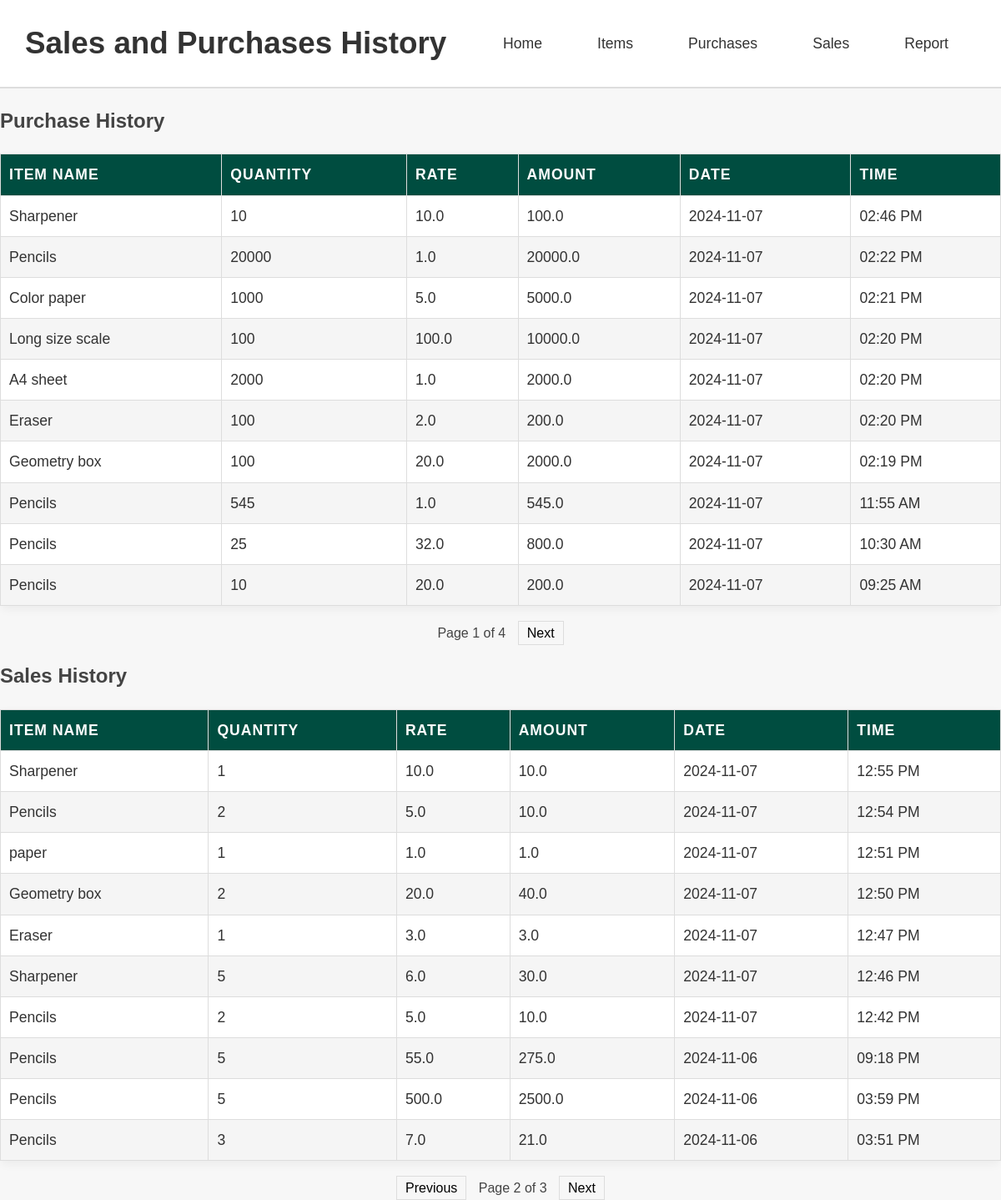
Page /report?sales_page=2&purchases_page=1 on the committed database.
### app.py (models this page shows)
class Item(db.Model):
    id = db.Column(db.Integer, primary_key=True)
    name = db.Column(db.String(100), nullable=False)
    price = db.Column(db.Float, nullable=False)
    qty = db.Column(db.Integer, default=0)
    purchases = relationship('Purchase', backref='item', cascade='all, delete-orphan')

class Purchase(db.Model):
    id = db.Column(db.Integer, primary_key=True)
    timestamp = db.Column(db.DateTime, default=datetime.utcnow)
    item_id = db.Column(db.Integer, ForeignKey('item.id', ondelete='SET NULL'), nullable=True)
    qty = db.Column(db.Integer, nullable=False)
    rate = db.Column(db.Float, nullable=False)
    amount = db.Column(db.Float, nullable=False)

class Sale(db.Model):
    id = db.Column(db.Integer, primary_key=True)
    timestamp = db.Column(db.DateTime, default=datetime.utcnow)
    item_id = db.Column(db.Integer, db.ForeignKey('item.id'), nullable=False)
    qty = db.Column(db.Integer, nullable=False)
    rate = db.Column(db.Float, nullable=False)
    amount = db.Column(db.Float, nullable=False)
    item = db.relationship('Item', backref='sales')

### app.py (the view)
@app.route('/report')
def report():
    ist = pytz.timezone('Asia/Kolkata')
    per_page = 10  # Records per page (can be adjusted)
    purchases_page = request.args.get('purchases_page', 1, type=int)
    sales_page = request.args.get('sales_page', 1, type=int)
    purchases_paginated = Purchase.query.order_by(Purchase.timestamp.desc()).paginate(page=purchases_page, per_page=per_page, error_out=False)
    sales_paginated = Sale.query.order_by(Sale.timestamp.desc()).paginate(page=sales_page, per_page=per_page, error_out=False)
    purchases_with_details = [{
        'item_name': purchase.item.name,
        'qty': purchase.qty,
        'rate': purchase.rate,
        'amount': purchase.amount,
        'date': purchase.timestamp.astimezone(ist).strftime('%Y-%m-%d'),
        'time': purchase.timestamp.astimezone(ist).strftime('%I:%M %p')
    } for purchase in purchases_paginated.items]
    sales_with_details = [{
        'item_name': sale.item.name,
        'qty': sale.qty,
        'rate': sale.rate,
        'amount': sale.amount,
        'date': sale.timestamp.astimezone(ist).strftime('%Y-%m-%d'),
        'time': sale.timestamp.astimezone(ist).strftime('%I:%M %p')
    } for sale in sales_paginated.items]
    return render_template('report.html',
                           purchases=purchases_with_details,
                           sales=sales_with_details,
                           purchases_pagination=purchases_paginated,
                           sales_pagination=sales_paginated)

### templates/report.html (shortened to what this page needs)
<!DOCTYPE html>
<html lang="en">
<head>
    <link rel="stylesheet" href="{{ url_for('static', filename='style.css') }}">
</head>
<body>
    <header>
        <h1>Sales and Purchases History</h1>
        <nav>
            <a href="{{ url_for('home') }}">Home</a>
            <a href="{{ url_for('manage_items') }}">Items</a>
            <a href="{{ url_for('manage_purchase') }}">Purchases</a>
            <a href="{{ url_for('manage_sales') }}">Sales</a>
            <a href="{{ url_for('report') }}">Report</a>
        </nav>
    </header>
    <section>
        <h2>Purchase History</h2>
        <table border="1">
            <thead>
                <tr>
                    <th>Item Name</th>
                    <th>Quantity</th>
                    <th>Rate</th>
                    <th>Amount</th>
                    <th>Date</th>
                    <th>Time</th>
                </tr>
            </thead>
            <tbody>
                {% for purchase in purchases %}
                <tr>
                    <td>{{ purchase.item_name }}</td>
                    <td>{{ purchase.qty }}</td>
                    <td>{{ purchase.rate }}</td>
                    <td>{{ purchase.amount }}</td>
                    <td>{{ purchase.date }}</td>
                    <td>{{ purchase.time }}</td>
                </tr>
                {% endfor %}
            </tbody>
        </table>
        <div class="pagination">
            <span>Page {{ purchases_pagination.page }} of {{ purchases_pagination.pages }}</span>
            {% if purchases_pagination.has_next %}
                <a href="{{ url_for('report', purchases_page=purchases_pagination.next_num, sales_page=request.args.get('sales_page', 1)) }}">Next</a>
            {% endif %}
        </div>
        <h2>Sales History</h2>
        <table border="1">
            <thead>
                <tr>
                    <th>Item Name</th>
                    <th>Quantity</th>
                    <th>Rate</th>
                    <th>Amount</th>
                    <th>Date</th>
                    <th>Time</th>
                </tr>
            </thead>
            <tbody>
                {% for sale in sales %}
                <tr>
                    <td>{{ sale.item_name }}</td>
                    <td>{{ sale.qty }}</td>
                    <td>{{ sale.rate }}</td>
                    <td>{{ sale.amount }}</td>
                    <td>{{ sale.date }}</td>
                    <td>{{ sale.time }}</td>
                </tr>
                {% endfor %}
            </tbody>
        </table>
        <div class="pagination">
            {% if sales_pagination.has_prev %}
                <a href="{{ url_for('report', sales_page=sales_pagination.prev_num, purchases_page=request.args.get('purchases_page', 1)) }}">Previous</a>
            {% endif %}
            <span>Page {{ sales_pagination.page }} of {{ sales_pagination.pages }}</span>
            {% if sales_pagination.has_next %}
                <a href="{{ url_for('report', sales_page=sales_pagination.next_num, purchases_page=request.args.get('purchases_page', 1)) }}">Next</a>
            {% endif %}
        </div>
    </section>
</body>
</html>

### static/style.css (style rules this page uses)
body { font-family: 'Poppins', sans-serif; margin: 0; padding: 0; background-color: #f7f7f7; line-height: 1.6; color: #444; }
header { background-color: #ffffff; color: #333; padding: 18px 30px; display: flex; justify-content: space-between; align-items: center; border-bottom: 2px solid #ddd; }
h1 { margin: 0; font-size: 2.3em; font-weight: 600; color: #333; }
nav { display: flex; justify-content: center; align-items: center; margin: 10px 0; }
nav a { display: inline-block; margin: 0 15px; padding: 10px 18px; color: #333; font-size: 1.1em; text-decoration: none; font-weight: 500; transition: background-color 0.3s ease, color 0.3s ease; border-radius: 5px; }
table { width: 100%; margin: 20px 0; border-collapse: collapse; background-color: #ffffff; border-radius: 8px; box-shadow: 0 4px 12px rgba(0, 0, 0, 0.05); }
th, td { padding: 12px 20px; text-align: left; font-size: 1.1em; color: #333; border-bottom: 1px solid #ddd; }
th { background-color: #004d40; color: white; text-transform: uppercase; letter-spacing: 1px; }
tr:nth-child(even) { background-color: #f5f5f5; }
tr:nth-child(odd) { background-color: #ffffff; }
table { width: 100%; border-collapse: collapse; margin-top: 20px; }
th, td { padding: 10px; text-align: left; border: 1px solid #ddd; }
th { background-color: #004d40; }
.pagination { margin-top: 20px; text-align: center; }
.pagination a { padding: 5px 10px; margin: 5px; border: 1px solid #ddd; text-decoration: none; color: #000; }
.pagination span { margin: 5px; }

### rows in the picture
Item: item_name "Sharpener", item_name "Sharpener" "Sharpener"
Purchase: rate "10.0", amount "100.0"
Item: item_name "Pencils" "Pencils" "Pencils" "Pencils", item_name "Pencils" "Pencils" "Pencils" "Pencils" "Pencils"
Purchase: qty "20000", rate "1.0", amount "20000.0"
Item: item_name "Color paper"
Purchase: qty "1000", rate "5.0", amount "5000.0"
Item: item_name "Long size scale"
Purchase: rate "100.0", amount "10000.0"
Item: item_name "A4 sheet"
Purchase: qty "2000", rate "1.0", amount "2000.0"
Item: item_name "Eraser", item_name "Eraser"
Purchase: rate "2.0", amount "200.0"
Item: item_name "Geometry box", item_name "Geometry box"
Purchase: rate "20.0", amount "2000.0"
Purchase: qty "545", rate "1.0", amount "545.0"
Purchase: rate "32.0", amount "800.0"
Purchase: rate "20.0", amount "200.0"
Sale: rate "10.0", amount "10.0"
Sale: rate "5.0", amount "10.0"
Item: item_name "paper"
Sale: rate "1.0", amount "1.0"
Sale: rate "20.0", amount "40.0"
Sale: rate "3.0", amount "3.0"
Sale: rate "6.0", amount "30.0"
Sale: rate "5.0", amount "10.0"
Sale: rate "55.0", amount "275.0"
Sale: rate "500.0", amount "2500.0"
Sale: rate "7.0", amount "21.0"

### other values in the picture
{{ purchase.qty }} "10" "100" "100" "100" "25" "10"
{{ purchase.date }} "2024-11-07" "2024-11-07" "2024-11-07" "2024-11-07" "2024-11-07" "2024-11-07" "2024-11-07" "2024-11-07" "2024-11-07" "2024-11-07"
{{ purchase.time }} "02:46 PM" "02:22 PM" "02:21 PM" "02:20 PM" "02:20 PM" "02:20 PM" "02:19 PM" "11:55 AM" "10:30 AM" "09:25 AM"
{{ purchases_pagination.page }} "1"
{{ purchases_pagination.pages }} "4"
{{ sale.qty }} "1" "2" "1" "2" "1" "5" "2" "5" "5" "3"
{{ sale.date }} "2024-11-07" "2024-11-07" "2024-11-07" "2024-11-07" "2024-11-07" "2024-11-07" "2024-11-07" "2024-11-06" "2024-11-06" "2024-11-06"
{{ sale.time }} "12:55 PM" "12:54 PM" "12:51 PM" "12:50 PM" "12:47 PM" "12:46 PM" "12:42 PM" "09:18 PM" "03:59 PM" "03:51 PM"
{{ sales_pagination.page }} "2"
{{ sales_pagination.pages }} "3"
